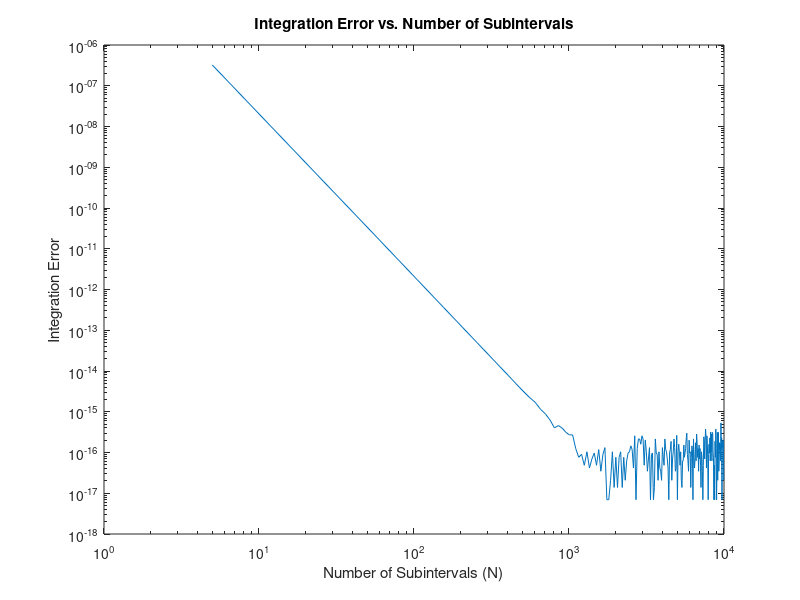

Write the MATLAB code that produced this figure.
function [integration_error, Nt, ft_5, integral_1000] = zadanie3()
    % Numeryczne całkowanie metodą prostokątów.
   % Nt - wektor zawierający liczby podprzedziałów całkowania
   % integration_error - integration_error(1,i) zawiera błąd całkowania wyznaczony
   %   dla liczby podprzedziałów równej Nt(i). Zakładając, że obliczona wartość całki
   %   dla Nt(i) liczby podprzedziałów całkowania wyniosła integration_result,
   %   to integration_error(1,i) = abs(integration_result - reference_value),
   %   gdzie reference_value jest wartością referencyjną całki.
   % ft_5 - gęstość funkcji prawdopodobieństwa dla n=5
   % integral_1000 - całka od 0 do 5 funkcji gęstości prawdopodobieństwa
   %   dla 1000 podprzedziałów całkowania

  % Parameters
  mu = 10; % Mean
  sigma = 3; % Standard deviation
  reference_value = 0.0473612919396179; % Reference value for the integral

  % Function definition
  f = @(t) (1 / (sigma * sqrt(2 * pi))) * exp(-((t - mu)^2) / (2 * sigma^2));

  % Calculate f(t) for t = 5
  t = 5;
  ft_5 = f(t);
  


  % Calculate the integral for N = 1000
  N_1000 = 1000;
  integral_1000 = Simpson_method(f, N_1000);

  % Initialize Nt and integration_error
  Nt = 5:50:10^4;
  integration_error = zeros(size(Nt));
  
  % Calculate integration error for different Nt values
  for i = 1:length(Nt)
      N = Nt(i);
      integral = Simpson_method(f, N);
      integration_error(i) = abs(integral - reference_value);
  end

  % Plot the integration error
  figure;
  loglog(Nt, integration_error);
  xlabel('Number of Subintervals (N)');
  ylabel('Integration Error');
  title('Integration Error vs. Number of Subintervals');
  saveas(gcf, 'zadanie3.png');
end

function integral = Simpson_method(func, N)
    % Simpson's rule for numerical integration
    % func - the function to integrate
    % N - the number of subintervals (must be even for Simpson's rule)

    % Integration range
    a = 0;
    b = 5;
    
    dx = (b - a) / N;
    x = linspace(a, b, N + 1);
    y_sum = 0;

    for i = 1:N
        x_i = x(i);
        x_i1 = x(i + 1);
        x_mid = (x_i + x_i1) / 2;
        y_sum = y_sum + func(x_i) + 4 * func(x_mid) + func(x_i1);
    end

    integral = y_sum * dx / 6;
    
end
